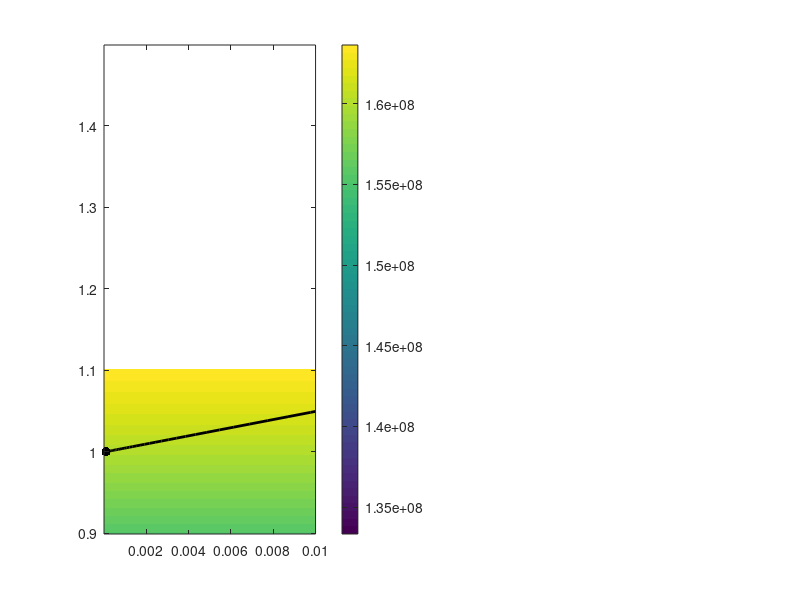

Write the MATLAB code that produced this figure. (Note: this script raises an error after producing the figure.)
% void = main_get_ss_LVmodel_022823(void)
% steady-state analysis of single LV-model

%%
clear all; close all; clc;

%% want to save?
save_ans = 0;
% 0: don't save
% 1: save

filename = 'LV_steadystate_r_gamma.mat';

my_rgb_colors = [78 132 193; 209 109 106; 236 180 118]/255;
default_rgb_colors = [0, 0, 0; 0.6350, 0.0780, 0.1840; 0.3010, 0.7450, 0.9330; 0.4660, 0.6740, 0.1880];

%% system parameters (units of hours, micrograms and mL).
r_A = 1;
gam_A = 1e-4;
alph = 2e2;
% r_minus_gam_const = r_fixed - gam_fixed;
% slop = (1-alph)/gam_fixed;
% r_minus_gam_const = r_fixed - (1-alph);
% Assumes the system is a 500 mL flask running for ~ 24hr;
% conversion_efficiency = 5e-7; %ug/cell
% d_R = 0; % per hour
% mu_max = 1.2; % growth rate (per hour)
% r = 1; % growth rate (per hour)
K = 2e8;
% R_in = 5; %ug/mL
% d_S = .2; % death rate susceptibles (per hour)
% d_E = .2; % death rate exposed (per hour)
d = 0.2; % death rate lysogens (per hour)
% d_I = .2; % death rate infected (per hour)
% lam = 2; % commitment rate (per hour)
% gam = 1e-6; % lysis rate (per hour)
bet = 5; % burst size
phi = 3.4e-10; %3.4e-10; % adsorption rate (mL/hr)
m = 1/24; % virus washout (per hour)
% alpha_s = 0; % selection coefficient: alpha_s>1 corresponds to advantage of lysogen over susceptible
% J = 0; %ug/mL-h

% rng(1);

%simulation parameters:
% dt = 0.05; % hours
% t_end = 40; % hours
% t_span = transpose(0:dt:t_end); % time
% NRuns = 100;
% p = linspace(0,1,6); %dilution factor

% R0 = [10 logspace(2,8,6)]; %initial resource amount in ug/mL ( 500 mL flask)

% flask_volume = 500; %volume in mL


% set up parameter structure
% parameters
% params.conversion_efficiency = conversion_efficiency;
% params.d_R = d_R;
params.r_A = r_A;
params.gam_A = gam_A;
% params.alph = alph;
% params.r = r;
params.K = K;
% params.R_in = R_in;
% params.d_S = d_S;
% params.d_E = d_E;
params.d = d;
% params.d_I = d_I;
% params.lambda = lam;
% params.gam = gam;
params.bet = bet;
params.phi = phi;
params.m = m;
% params.alpha_s = alpha_s;
% params.J = J;
% params.dt = dt;
% params.t_span = t_span;
% params.t_end = t_end;
% params.flask_volume = flask_volume; %%flask volume in mL
% params.L0 = L0;
% params.V0 = V0;


%% range over r and gamma
r_vals_range = linspace(0.9,1.1,100);
gam_vals_range = 10.^linspace(-6,-1,100);

r_A_corresponding = zeros(size(gam_vals_range));

% fixed equilibrium: from which to invade
lysogen_equilibrium_fixed = (K*(r_A-gam_A-d)/r_A);
phage_equilibrium_fixed = bet*gam_A*lysogen_equilibrium_fixed/(phi*lysogen_equilibrium_fixed+m);

lysogen_equilibrium = zeros(length(r_vals_range),length(gam_vals_range));
phage_equilibrium = zeros(length(r_vals_range),length(gam_vals_range));

for count_r = 1:length(r_vals_range)
    
    this_r = r_vals_range(count_r);
    
    for count_gam = 1:length(gam_vals_range)
        
        this_gam = gam_vals_range(count_gam);

        this_lysogen_equilibrium = max((K*(this_r-this_gam-d)/this_r),10^0);
        
        lysogen_equilibrium(count_r,count_gam) = this_lysogen_equilibrium;
        phage_equilibrium(count_r,count_gam) = bet*this_gam*this_lysogen_equilibrium/(phi*this_lysogen_equilibrium+m);
        
        if count_r == 1
          % condition s.t. S^* is fixed  
%           r_A_corresponding(count_gam) =  r_minus_gam_const + slop*this_gam;
          r_A_corresponding(count_gam) =  (this_gam + d)/(1-lysogen_equilibrium_fixed/K);
        end
        
    end
end


%% plot phase L-V phase plane
f1 = figure(1); set(f1, 'Position', [200 500 1200 450]);
subplot(1,2,1);
imagesc(gam_vals_range,r_vals_range,max(lysogen_equilibrium,10^0)); hold on;
plot(gam_vals_range,r_A_corresponding,'k','linewidth',2); hold on;
plot(gam_A,r_A,'k.','MarkerSize',20);

set(gca,'YDir','normal');
cb1 = colorbar;
% cb1.Label.String = 'CFU/mL';
xlim([1e-6 1e-2]);
% ylim([0.1 2]);
% axis([x_values(1) x_values(end) 0 2*10^5]);
% xlabel('Lysogen Induction Rate, $\gamma$ (hr$^{-1}$)','interpreter','latex'); 
% ylabel('Lysogen Growth Rate, $r$ (hr$^{-1}$)','interpreter','latex');
% title('Lysogen Steady State, $L^*$','interpreter','latex');
f1=gca;
f1.CLim = [1.3e8 1.7e8];
f1.XScale = 'log';
% f1.YScale = 'log';
f1.LineWidth = 1;
f1.FontSize = 25;
f1.FontWeight = 'bold';
f1.FontName = 'Times New Roman';
f1.ColorScale = 'log';




subplot(1,2,2);
imagesc(gam_vals_range,r_vals_range,max(phage_equilibrium,10^4)); hold on;
plot(gam_vals_range,r_A_corresponding,'k','linewidth',2);
plot(gam_A,r_A,'k.','MarkerSize',20);
set(gca,'YDir','normal');
cb1 = colorbar;
% cb1.Label.String = 'PFU/mL';
% axis([x_values(1) x_values(end) 0 2*10^5]);
xlabel('Lysogen Induction Rate, $\gamma$ (hr$^{-1}$)','interpreter','latex'); 
ylabel('Lysogen Growth Rate, $r$ (hr$^{-1}$)','interpreter','latex');
title('Phage Steady State, $V^*$','interpreter','latex');
f1=gca;
% f1.CLim = [1e4 1.75e8];
f1.XScale = 'log';
% f1.YScale = 'log';
f1.LineWidth = 1;
f1.FontSize = 25;
f1.FontWeight = 'normal';
f1.FontName = 'Times New Roman';
f1.ColorScale = 'log';



%% collect results
results.r_vals_range = r_vals_range;
results.gam_vals_range = gam_vals_range;
results.r_A_corresponding =r_A_corresponding;

results.lysogen_equilibrium_fixed = lysogen_equilibrium_fixed;
results.phage_equilibrium_fixed = phage_equilibrium_fixed;

results.lysogen_equilibrium = lysogen_equilibrium;
results.phage_equilibrium = phage_equilibrium;



%% save simulated data
if save_ans==1
    
    folder_location = './sim_data/';
    save(strcat(folder_location,filename),'params','results');
    
    fprintf('Saved to file: \n');
    fprintf(strcat(filename,'\n'));
    
    fprintf('Location:\n');
    fprintf(strcat(folder_location,'\n\n'));
    
else
    
    fprintf('data not saved.\n');
    
end

